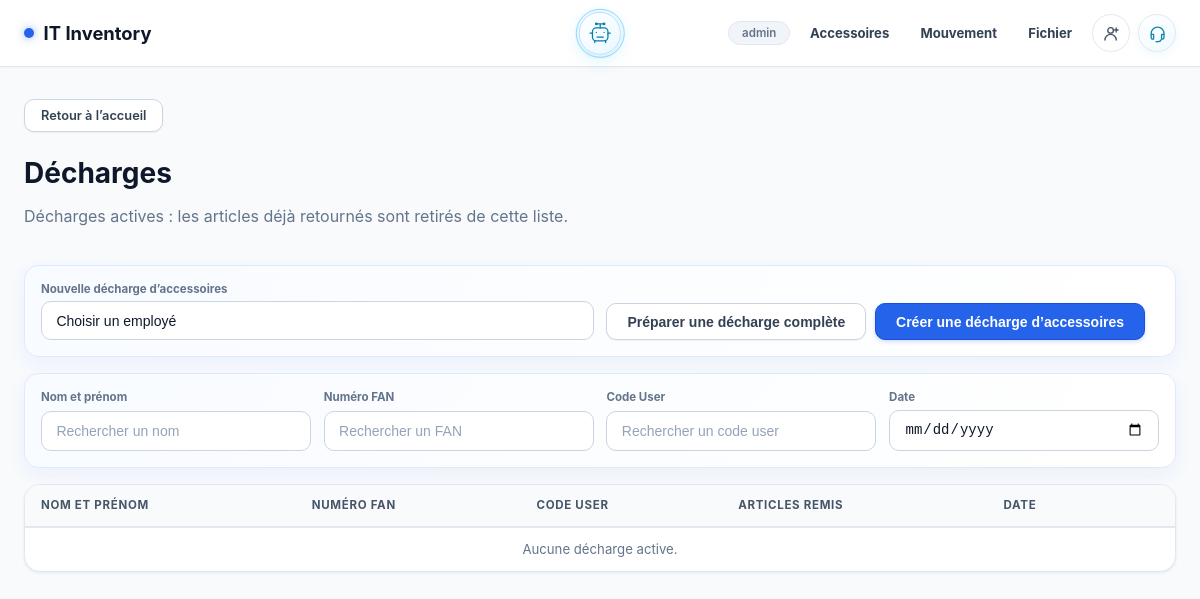
Before: /decharges (signed in) with the older database file.
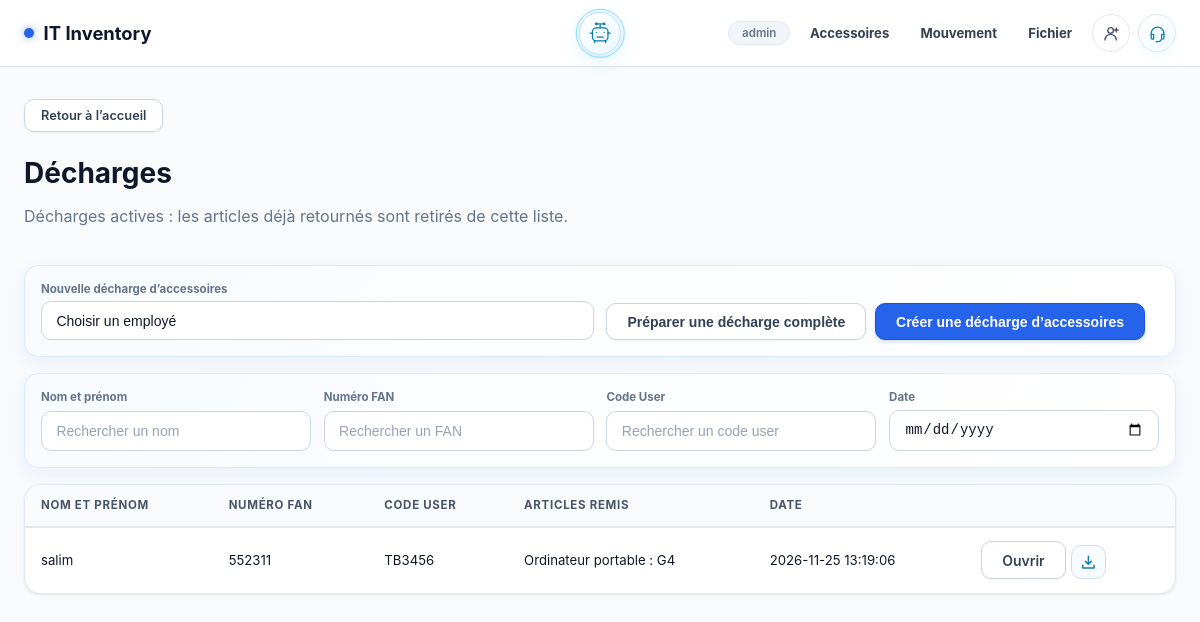
After: the same page with the newer database file.
### tables this page shows
CREATE TABLE discharges (
        id INTEGER PRIMARY KEY AUTOINCREMENT,
        computer_id INTEGER NOT NULL,
        issued_at TEXT NOT NULL DEFAULT CURRENT_TIMESTAMP
    , recipient_name TEXT, recipient_code TEXT, assignment_number INTEGER NOT NULL DEFAULT 0, document_type TEXT NOT NULL DEFAULT 'computer');

CREATE TABLE inventory (
            id          INTEGER PRIMARY KEY AUTOINCREMENT,
            model_slug  TEXT,
            model_name  TEXT,
            fan         TEXT UNIQUE,
            sn          TEXT,
            statut      TEXT,
            username    TEXT,
            code_user   TEXT,
            license_num TEXT,
            obs         TEXT
        , disque_dur TEXT, etat_clavier TEXT, systeme_operateur TEXT, etat_ecran TEXT, batterie INTEGER, ram TEXT, ports_usb TEXT, pave_tactile TEXT, last_recipient TEXT, assignment_number INTEGER NOT NULL DEFAULT 0);

### app/routes/inventory.py (the view)
@inventory_bp.route('/decharges')
def discharge_index():
    db = get_db()
    records = db.execute("""SELECT d.id AS discharge_id, d.document_type, d.issued_at,
        COALESCE(d.recipient_name, i.username) AS display_user,
        COALESCE(d.recipient_code, i.code_user) AS display_code,
        i.id AS computer_id, i.fan, i.model_name,
        GROUP_CONCAT(CASE WHEN di.category = 'sim-cards' THEN 'SIM Cards' WHEN di.category = 'telephones' THEN 'Téléphone' ELSE di.category END || ': ' || di.brand || CASE WHEN di.phone_model IS NOT NULL THEN ' ' || di.phone_model ELSE '' END || CASE WHEN di.category = 'sim-cards' THEN ' - ' || COALESCE(di.serial_number, '') || ' - ' || COALESCE(di.technical_details, '') ELSE '' END || CASE WHEN di.category = 'telephones' AND di.serial_number IS NOT NULL THEN ' · SN ' || di.serial_number ELSE '' END, ', ') AS taken_items
        FROM discharges d JOIN inventory i ON i.id=d.computer_id
        LEFT JOIN discharge_items di ON di.discharge_id=d.id AND di.returned_at IS NULL
        WHERE di.id IS NOT NULL OR (d.document_type = 'computer' AND i.statut IN ('Affecter', 'Utilisation hors domaine'))
        GROUP BY d.id ORDER BY d.id DESC""").fetchall()
    employees = db.execute("""SELECT id, model_name, fan, username, code_user FROM inventory
        WHERE statut IN ('Affecter', 'Utilisation hors domaine') AND
        (COALESCE(username, '') <> '' OR COALESCE(code_user, '') <> '')
        ORDER BY COALESCE(username, code_user) COLLATE NOCASE, id""").fetchall()
    return render_template('discharge_list.html', records=records, employees=employees)

### app/models/database.py (called while the page is built)
def get_db():
    if 'db' not in g:
        g.db = sqlite3.connect(
            current_app.config['DB_PATH'],
            detect_types=sqlite3.PARSE_DECLTYPES,
        )
        g.db.row_factory = sqlite3.Row
    return g.db

### templates/discharge_list.html (shortened to what this page needs)
{% extends 'base.html' %}
{% block content %}
<div class="page-fade accessory-page discharge-history">
  <a href="{{ url_for('inventory.index') }}" class="btn-back">Retour à l’accueil</a>
  <header class="accessory-heading"><div><h1>{{ 'Restitutions' if movement == 'restitution' else 'Décharges' }}</h1><p class="text-muted">{{ 'Historique des retours confirmés.' if movement == 'restitution' else 'Décharges actives : les articles déjà retournés sont retirés de cette liste.' }}</p></div></header>
  {% if not movement %}
  <form class="card discharge-search-grid" method="GET" action="" style="align-items:end">
    <label>Nouvelle décharge d’accessoires
      <select class="form-select" id="employeeForAccessories" required>
        <option value="">Choisir un employé</option>
      </select>
    </label>
    <div class="discharge-top-actions"><button class="btn btn-secondary" type="button" onclick="openComputerDischarge()">Préparer une décharge complète</button><button class="btn btn-primary" type="button" onclick="openAccessoryDischarge()">Créer une décharge d’accessoires</button></div>
  </form>
  {% endif %}
  <div class="discharge-search-grid">
    <label>Nom et prénom<input id="searchUser" class="form-input" placeholder="Rechercher un nom" oninput="filterDischarges()"></label>
    <label>Numéro FAN<input id="searchFan" class="form-input" placeholder="Rechercher un FAN" oninput="filterDischarges()"></label>
    <label>Code User<input id="searchCodeUser" class="form-input" placeholder="Rechercher un code user" oninput="filterDischarges()"></label>
    <label>Date<input id="searchDate" type="date" class="form-input" oninput="filterDischarges()"></label>
  </div>
  <div class="card accessory-table-wrap"><table class="inv-table"><thead><tr><th>Nom et prénom</th><th>Numéro FAN</th><th>Code User</th><th>{{ 'Articles retournés' if movement == 'restitution' else 'Articles remis' }}</th><th>Date</th><th></th></tr></thead><tbody id="dischargeRows">
    {% for row in records %}{% set items = row.returned_items if movement == 'restitution' else row.taken_items %}{% if movement == 'restitution' and row.computer_returned %}{% set items = ('Ordinateur portable' ~ (', ' ~ items if items else '')) %}{% endif %}<tr class="discharge-record" data-code="{{ (row.display_code or '')|lower }}" data-fan="{{ (row.fan or '')|lower }}" data-user="{{ (row.display_user or '')|lower }}" data-date="{{ (row.issued_at or '')[:10] }}"><td>{{ row.display_user or '—' }}</td><td>{{ row.fan or '—' }}</td><td>{{ row.display_code or '—' }}</td><td>{% if movement != 'restitution' and row.document_type == 'computer' %}Ordinateur portable : {{ row.model_name }}{% if items %}, {{ items }}{% endif %}{% else %}{{ items or '—' }}{% endif %}</td><td>{{ row.issued_at or '—' }}</td><td class="document-actions">{% if movement == 'restitution' %}<a class="btn btn-secondary" href="{{ url_for('inventory.restitution_record_document', restitution_id=row.restitution_id) }}">Ouvrir</a><a class="document-download-button" href="{{ url_for('inventory.restitution_record_document', restitution_id=row.restitution_id, download=1) }}" aria-label="Télécharger la restitution {{ row.restitution_id }}" title="Télécharger la restitution"><svg viewBox="0 0 20 20" aria-hidden="true"><path d="M10 2.75v9.5m0 0 3.5-3.5M10 12.25l-3.5-3.5M3.25 13.5v3.25h13.5V13.5"/></svg></a>{% else %}<a class="btn btn-secondary" href="{{ url_for('inventory.discharge_record_document', discharge_id=row.discharge_id) }}">Ouvrir</a><a class="document-download-button" href="{{ url_for('inventory.discharge_record_document', discharge_id=row.discharge_id, download=1) }}" aria-label="Télécharger la décharge {{ row.discharge_id }}" title="Télécharger la décharge"><svg viewBox="0 0 20 20" aria-hidden="true"><path d="M10 2.75v9.5m0 0 3.5-3.5M10 12.25l-3.5-3.5M3.25 13.5v3.25h13.5V13.5"/></svg></a>{% endif %}</td></tr>{% else %}<tr><td colspan="6" class="accessory-empty">{{ 'Aucun retour confirmé.' if movement == 'restitution' else 'Aucune décharge active.' }}</td></tr>{% endfor %}
  </tbody></table></div>
</div>
{% endblock %}

Changed rows visible on the page:
added discharges: recipient_name "salim", fan "552311", recipient_code "TB3456", model_name "G4", issued_at "2026-11-25 13:19:06"
Other visible differences:
text no longer shown: "Aucune décharge active."
